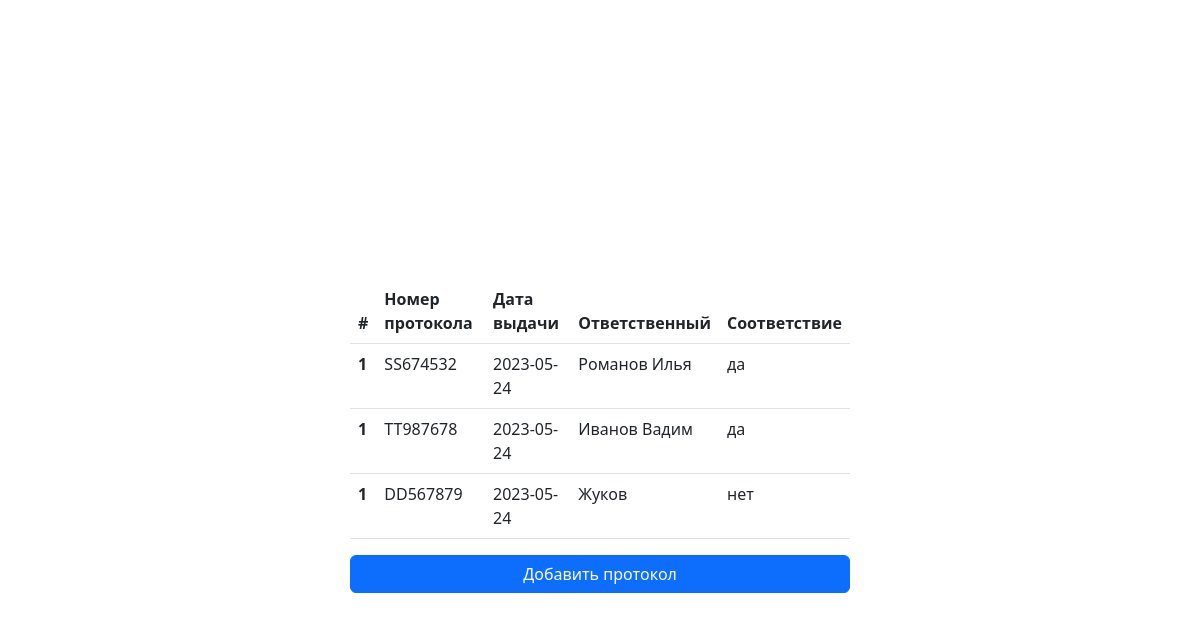
The page /protocol.php on the database its author committed.
### tables this page shows
CREATE TABLE `PROTOCOL_TABLE` (
  `id` int(11) NOT NULL,
  `protoc_number` varchar(50) NOT NULL,
  `responsible` varchar(50) NOT NULL,
  `protoc_date` date NOT NULL,
  `accordance` enum('yes','no') NOT NULL
);

### protocol.php (the view, shortened to what this page needs)
<?php
require_once 'connect.php';
function accordanceswitch($item)
{
    if ($item == "yes"){
        $item = "да";
    }
    else
        $item = "нет";
    return $item;
}
?>
<!doctype html>
<html lang="en">
<head>
    <link href="https://cdn.jsdelivr.net/npm/bootstrap@5.3.0-alpha1/dist/css/bootstrap.min.css" rel="stylesheet">
</head>
<body>
<header style="height: 100vh" class="d-flex justify-content-center align-items-center">
    <div style="width: 500px">
        <table class="table table-hover">
            <thead>
            <tr>
                <th scope="col">#</th>
                <th scope="col">Номер протокола</th>
                <th scope="col">Дата выдачи</th>
                <th scope="col">Ответственный</th>
                <th scope="col">Соответствие</th>
            </tr>
            </thead>
            <tbody>
            <tr>
                <?php
                    $sql = "Select * from `PROTOCOL_TABLE`";
                    $result = mysqli_query($conn, $sql);
                    if ($result){
                    while ($row=mysqli_fetch_assoc($result)){
                        $protoc_number = $row['protoc_number'];
                        $protoc_date = $row['protoc_date'];
                        $responsible = $row['responsible'];
                        $accordance = $row['accordance'];
                        echo '    <br>
                                  <th scope="row">1</th>
                                  <td>'.$protoc_number.'</td>
                                  <td>'.$protoc_date.'</td>
                                  <td>'.$responsible.'</td>
                                  <td>'. accordanceswitch($accordance) .'</td>
            </tr> ';
                    }
                }
                ?>
            </tbody>
        </table>
        <a href="index.php" class="btn btn-primary w-100">Добавить протокол</a>
    </div>
</header>
</body>
</html>

### rows shown on the page
protocol_table: protoc_number "SS674532", protoc_date "2023-05-24", responsible "Романов Илья", accordance "да"
protocol_table: protoc_number "TT987678", protoc_date "2023-05-24", responsible "Иванов Вадим", accordance "да"
protocol_table: protoc_number "DD567879", protoc_date "2023-05-24", responsible "Жуков", accordance "нет"
